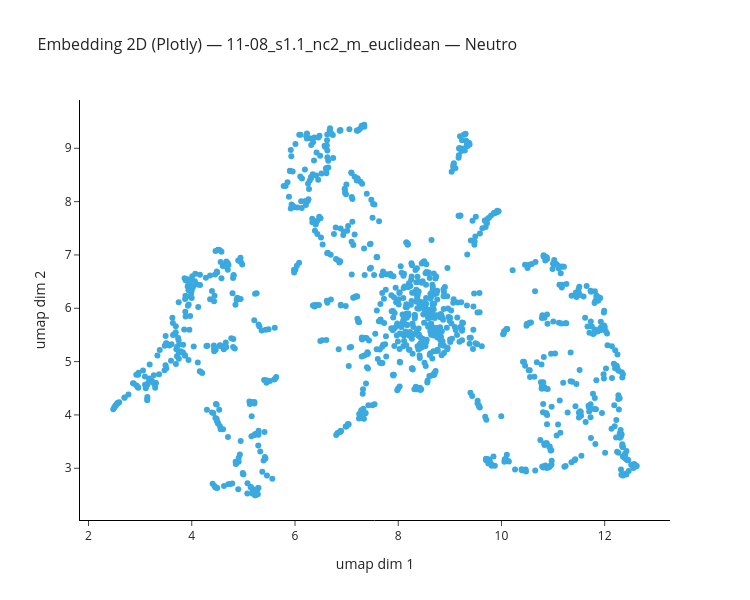

The code cell stored with this chart in its notebook:
### Code cell
if 'embedding' in locals() and embedding.shape[1] >= 2:
    show_embedding_plotly(
        embedding[:, :2], plotly_color_by_2d, metadata,
        f"Embedding 2D (Plotly) — {results_dir.name} — {_panel_title(plotly_color_by_2d)}",
        "umap dim 1", "umap dim 2",
    )
else:
    print("Dati non caricati o embedding con meno di 2 dimensioni.")

### Figure 1 — Plotly figure (JSON) as saved in the notebook; plotly's stock layout.template omitted (floating-point values rounded to 4 significant figures; data arrays with more than 128 entries replaced by an {"elided": "..."} marker saying what was removed)
{"data": [{"hoverinfo": "text", "marker": {"color": "#3aa9e0", "line": {"width": 0}, "size": 6}, "mode": "markers", "text": {"elided": "1150 str values"}, "type": "scatter", "x": {"elided": "1150 float values"}, "y": {"elided": "1150 float values"}}], "layout": {"height": 600, "title": {"font": {"size": 16}, "text": "Embedding 2D (Plotly) — 11-08_s1.1_nc2_m_euclidean — Neutro"}, "width": 750, "xaxis": {"linecolor": "black", "linewidth": 1, "showgrid": false, "showline": true, "title": {"text": "umap dim 1"}, "zeroline": false}, "yaxis": {"linecolor": "black", "linewidth": 1, "showgrid": false, "showline": true, "title": {"text": "umap dim 2"}, "zeroline": false}}}
